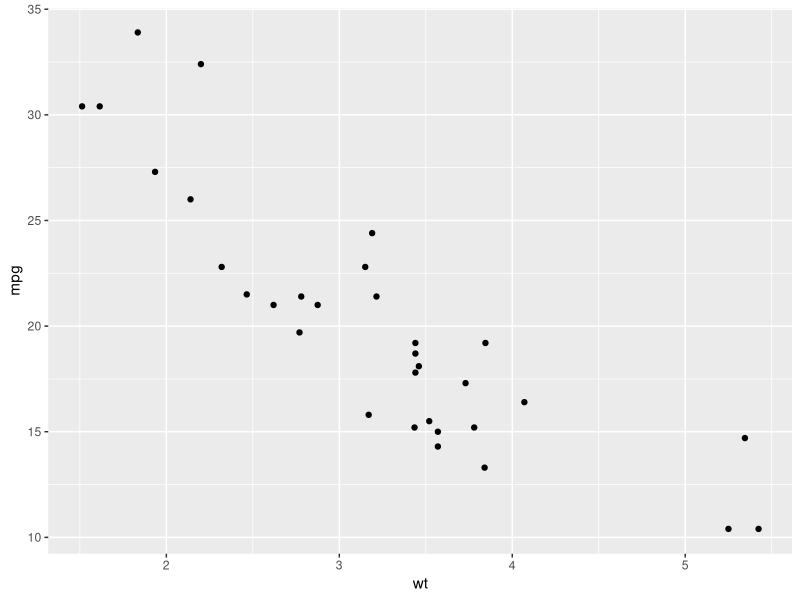
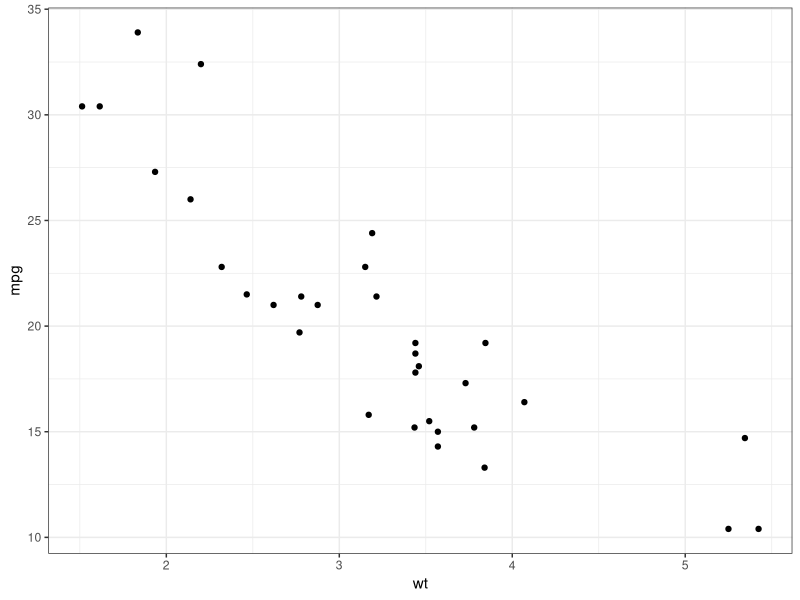
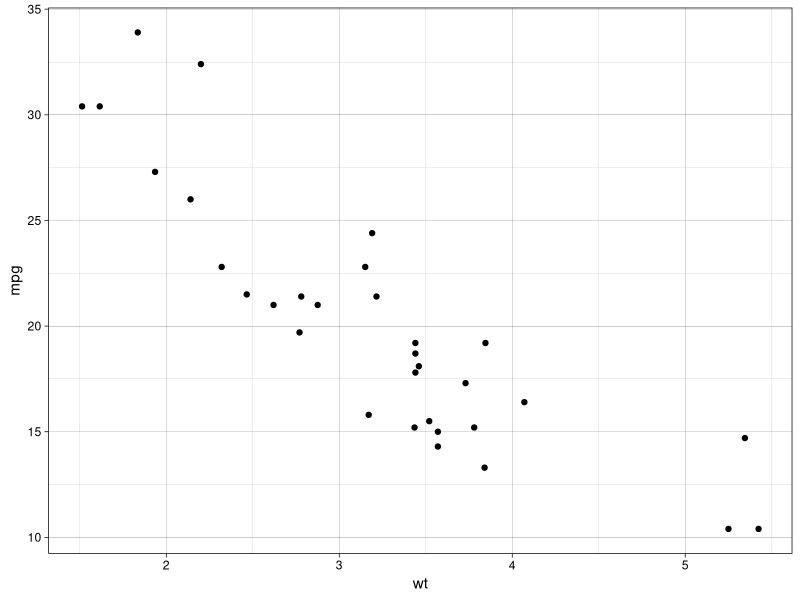
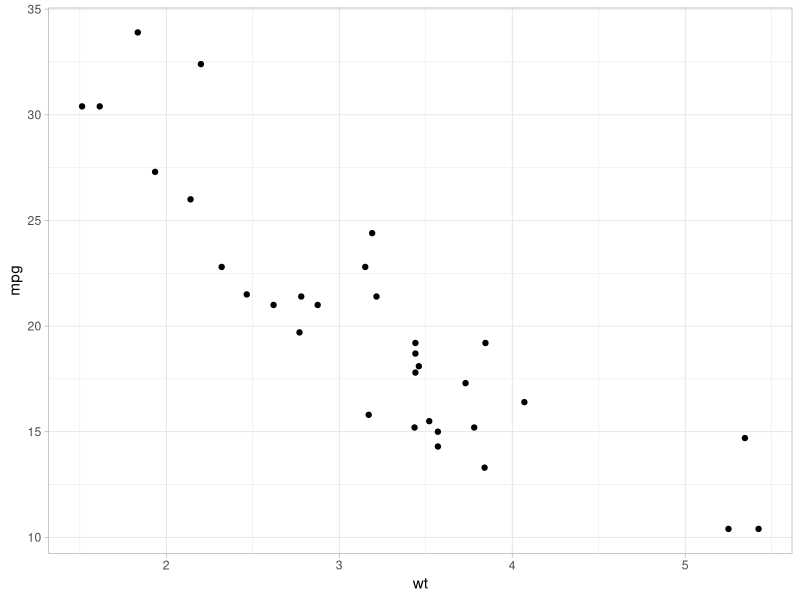
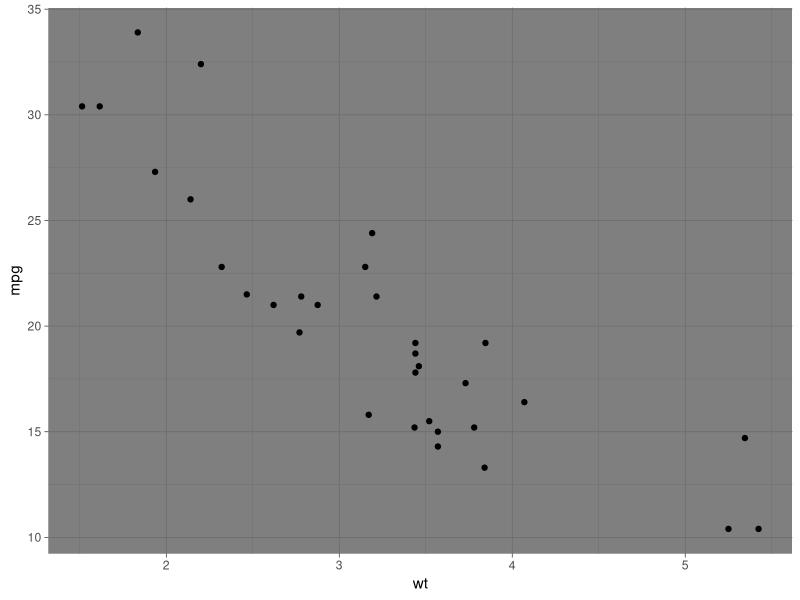
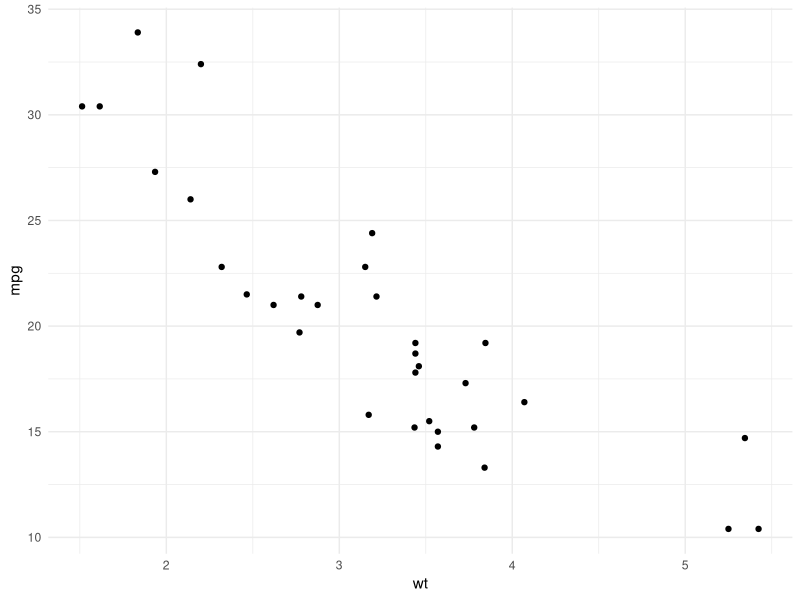
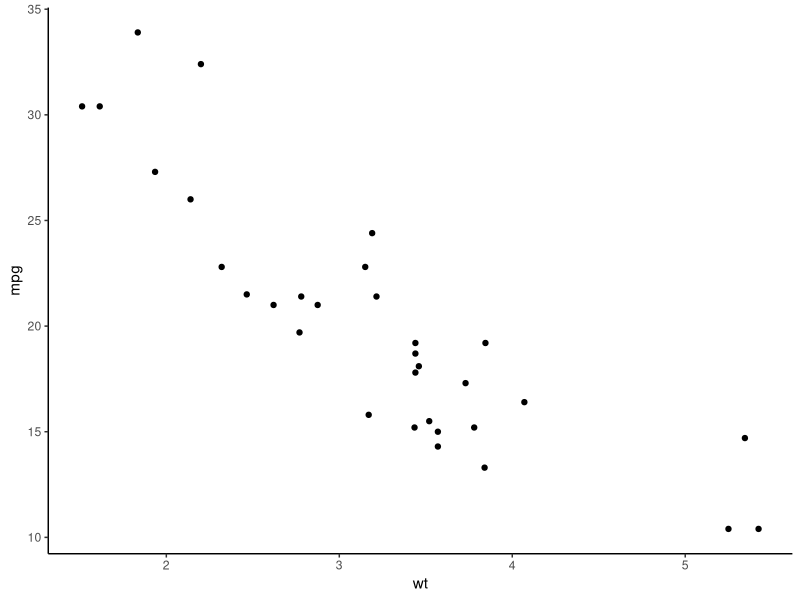
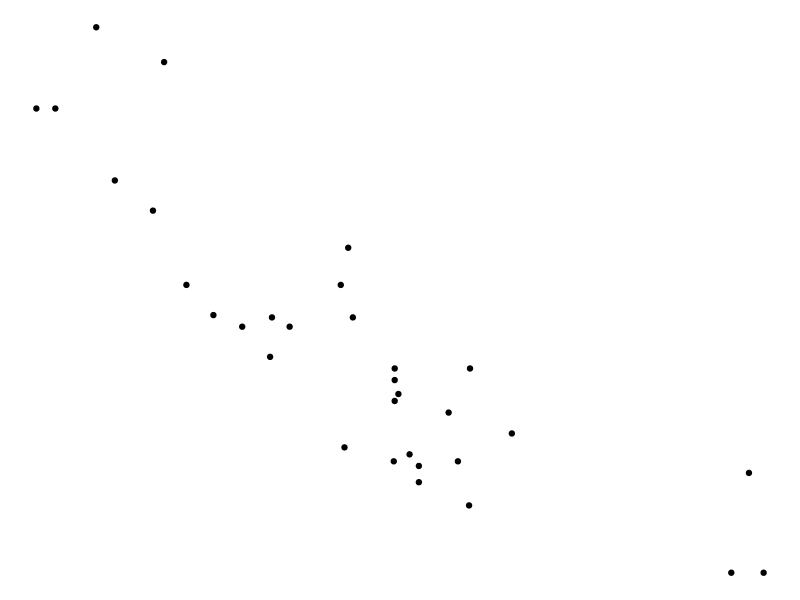

Write R code to recreate these figures, in order.
library(ggplot2)
p <- ggplot(mtcars) + geom_point(aes(x = wt, y = mpg))
p + theme_gray() # 默认
p + theme_bw()
p + theme_linedraw()
p + theme_light()
p + theme_dark()
p + theme_minimal()
p + theme_classic()
p + theme_void()